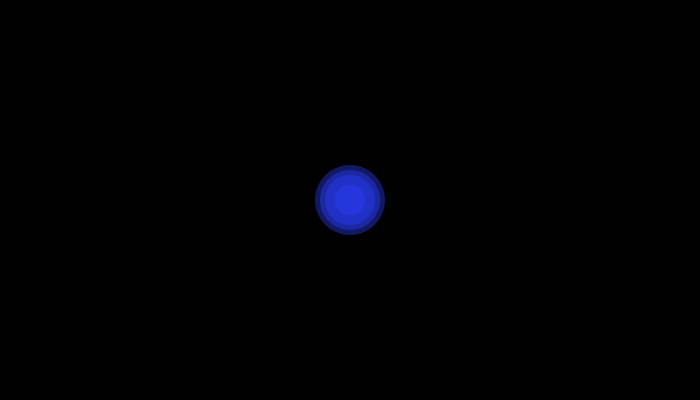
Frame 1 (no input)
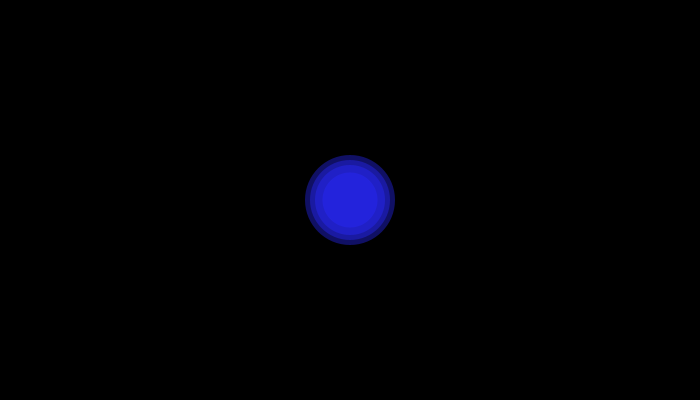
Frame 60 (the mouse pressed at the canvas centre just before this capture)
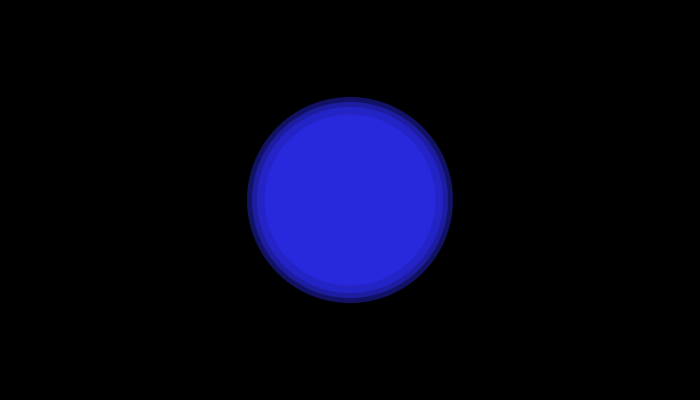
Frame 120 (the mouse held since frame 60 and released just before this capture)

The Processing sketch that drew these frames (run headless with seeded random() and noise(); from frame 60 on, the mouse is pressed at the canvas centre):

// Processing sketch: processing_41521
// ── processing_41521.pde

float sizea = 70;
float sizeb = 60;
float sizec = 50;
float sized = 30;
float xpos;
float ypos;
float col1 = 44;
float col2 = 63;
float col3 = 255;
void setup(){
  background(0);
  size(700,400);
  smooth();

}

void draw(){
  

  background(0);
  fill(col1,col2,col3,100);
  noStroke();

  ellipse(350,200,sizea,sizea);
  ellipse(350,200,sizeb,sizeb);
  ellipse(350,200,sizec,sizec);
  ellipse(350,200,sized,sized);
  sizea = mouseX/ 3 + 90;
  fill(col1,col2,col3,150);
  sizeb = mouseX/ 3 + 80;
  fill(col1,col2,col3,200);
  sizec = mouseX/ 3 + 70;
  fill(col1,col2,col3,250);
  sized = mouseX/ 3 + 55;
  
  col1 = mouseX/55 + 40;
  col2 = mouseX/55 + 40;
}
